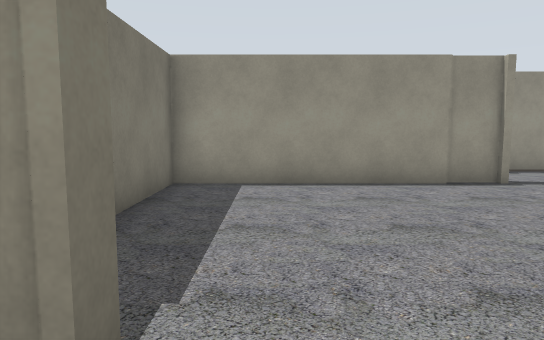
view 1 (above)

14 first-person views from a walk through a world built for the Gazebo simulator. The camera is 1.2 m above the floor, tilts 6° down and sees 70° across. The lines on the ground mark 1 m squares. The floor is counted in squares, 1 m on a side. Each view is taken from the middle of a square. On the plan, view 1 faces up. The plan holds only what a view shows up to about 15 squares ahead; the rest is blank. The place goes on beyond the plan.

view 2
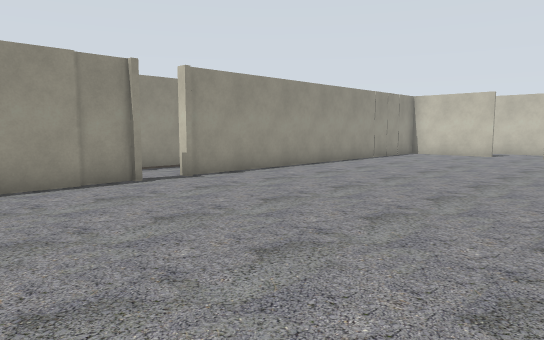

view 3
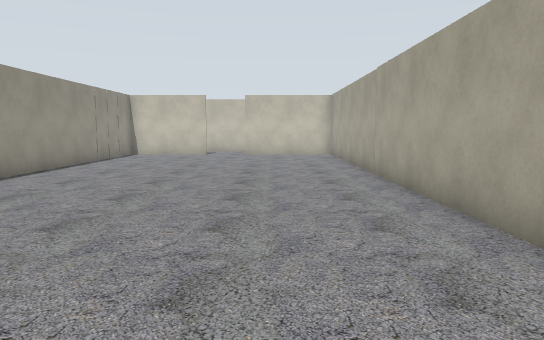

view 4
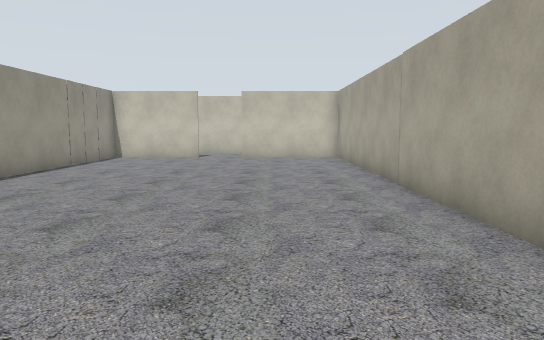

view 5
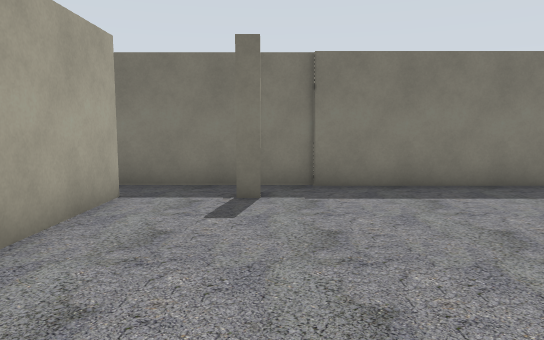

view 6
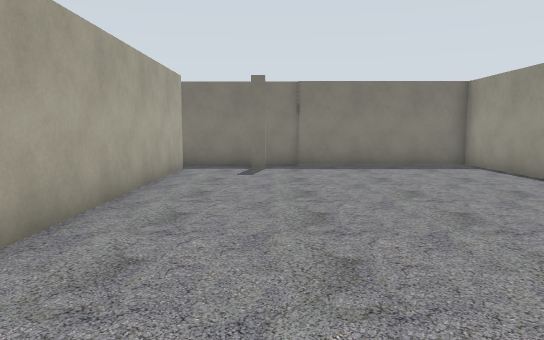

view 7
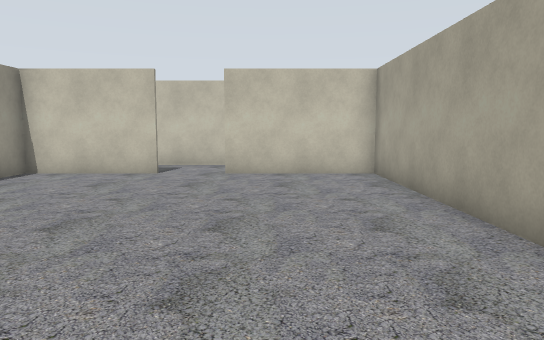

view 8
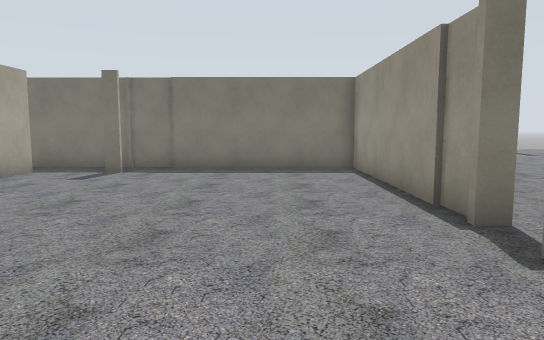

view 9
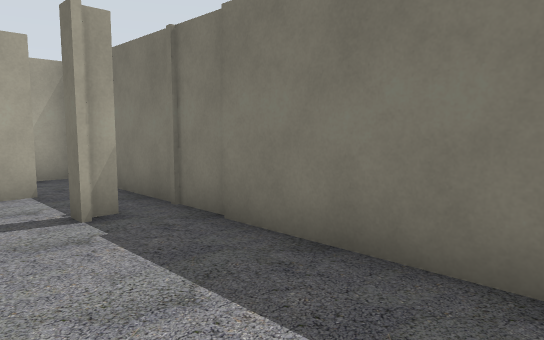

view 10
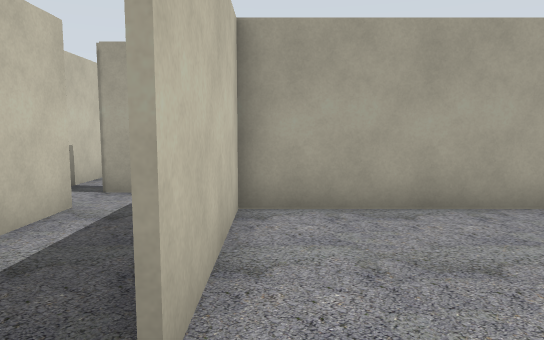

view 11
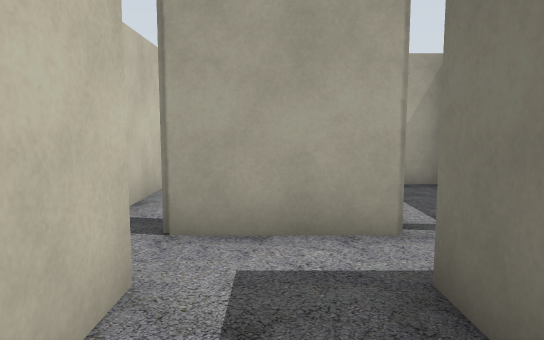

view 12
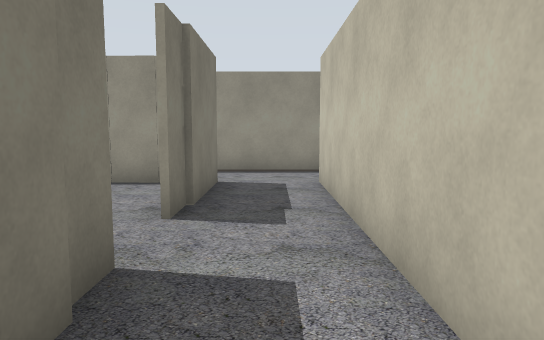

view 13
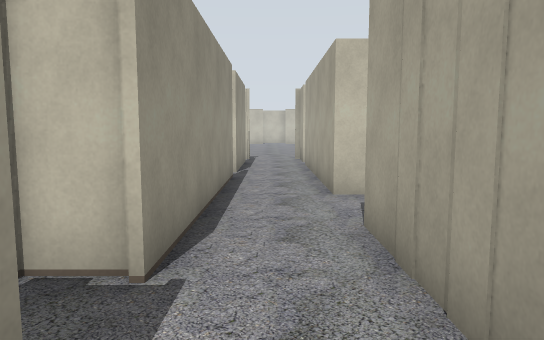

view 14
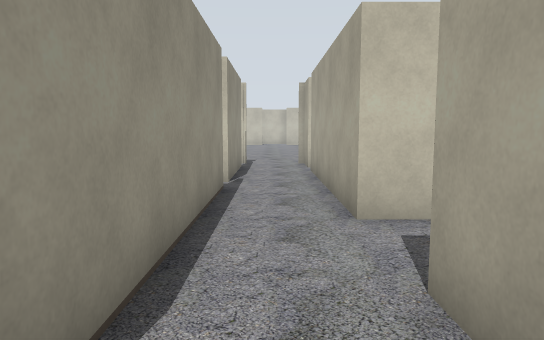

### Floor plan
Ten units are one square. View 1 is at (0, 0); x grows to the right and y downward. Boxes are objects, and circles mark ways between rooms. Rooms are numbered by the first view taken in them; rooms with no view inside come last. Other rooms are left out.
<svg viewBox="-27 -126 342 154">
<path fill="none" stroke="#000" d="M52 -91 52 -86 -22 -86 -22 16M-7 -19 -7 -14 -11 -14M195 -50 195 -86 64 -86M-14 -16 -9 -16M-9 7 195 7 195 -34M165 -89 198 -89 198 -51M198 -34 198 10M250 -110 181 -110 181 -121M79 -110 64 -110M291 -89 305 -89M221 10 221 -89 284 -89M298 -110 258 -110M194 23 224 23"/>
<circle cx="200" cy="-45" r="3" fill="#2a7"/>
<circle cx="60" cy="-90" r="3" fill="#2a7"/>
<text x="90" y="-40">1</text>
<text x="180" y="-100">2</text>
</svg>
Room 1 opens to room 2.

Where each view was taken, in squares from view 1:
view 1: 0 up, 0 right, facing up
view 2: 0 up, 1 right, facing up-right
view 3: 2 up, 1 right, facing right
view 4: 2 up, 3 right, facing right
view 5: 2 up, 6 right, facing left
view 6: 2 up, 11 right, facing left
view 7: 2 up, 9 right, facing right
view 8: 6 up, 10 right, facing left
view 9: 7 up, 1 right, facing down-left
view 10: 5 up, 19 right, facing down
view 11: 2 up, 21 right, facing down
view 12: 0 up, 21 right, facing up
view 13: 10 up, 15 right, facing right
view 14: 10 up, 17 right, facing right
